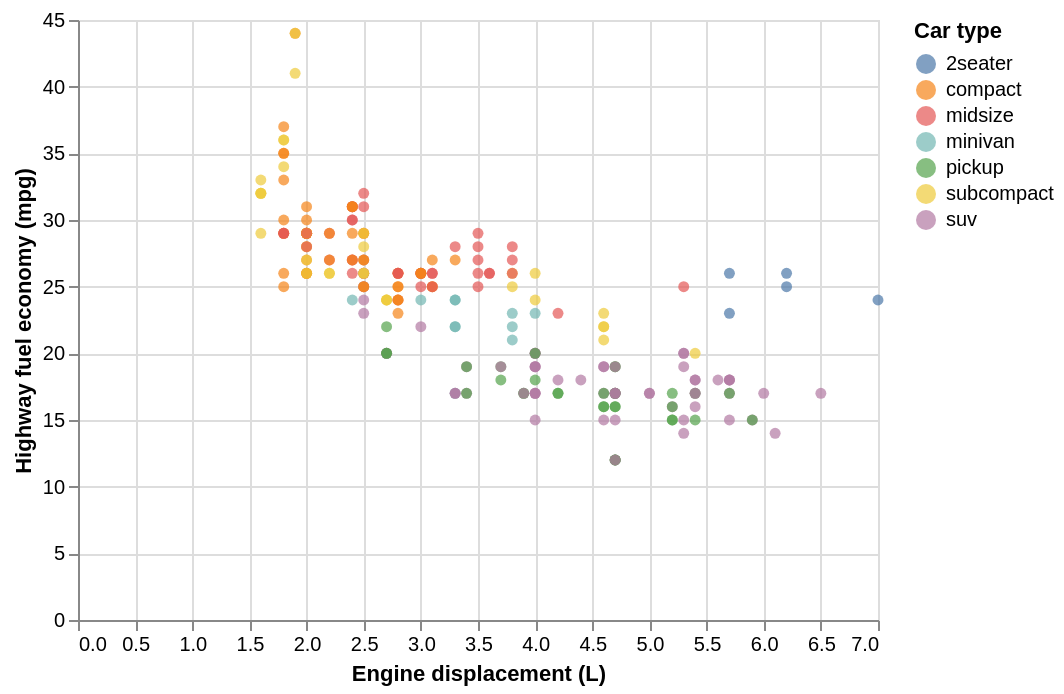

Source (notebook cell):
### Code cell
chart = (alt.Chart(mpg)
    .encode(
      alt.X('displ', title = "Engine displacement (L)"), 
      alt.Y('hwy', title = "Highway fuel economy (mpg)"), 
      color = alt.Color('class', title = "Car type")
      )
    .mark_circle())

chart

### Figure 1 — Vega-Lite specification as saved in the notebook (floating-point values rounded to 4 significant figures; data arrays with more than 128 entries replaced by an {"elided": "..."} marker saying what was removed)
{"config": {"view": {"continuousWidth": 400, "continuousHeight": 300}}, "data": {"name": "data-784d2a789a5f3a352263a16b6c4cd367"}, "mark": "circle", "encoding": {"color": {"field": "class", "title": "Car type", "type": "nominal"}, "x": {"field": "displ", "title": "Engine displacement (L)", "type": "quantitative"}, "y": {"field": "hwy", "title": "Highway fuel economy (mpg)", "type": "quantitative"}}, "$schema": "https://vega.github.io/schema/vega-lite/v4.17.0.json", "datasets": {"data-784d2a789a5f3a352263a16b6c4cd367": {"elided": "234 records"}}}
